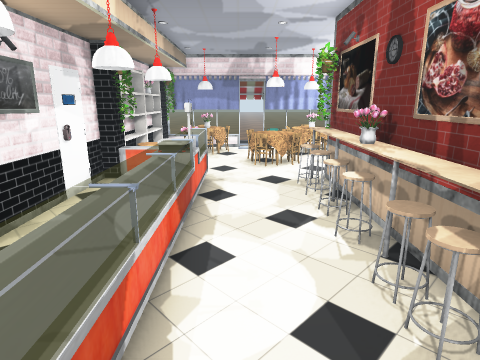
[1] (above)

17 first-person views from a walk through a Unity game level. The camera is 1.5 m above the floor, tilts 14° down and sees 75° across. The floor is counted in squares, 0.5 m on a side. Each view is taken from the middle of a square. On the plan, view 1 faces up. The plan holds only what a view shows up to about 20 squares ahead; the rest is blank. The place goes on beyond the plan. Door leaves are left out, so doorways stand open. Some surface patterns are stand-ins.

[2]
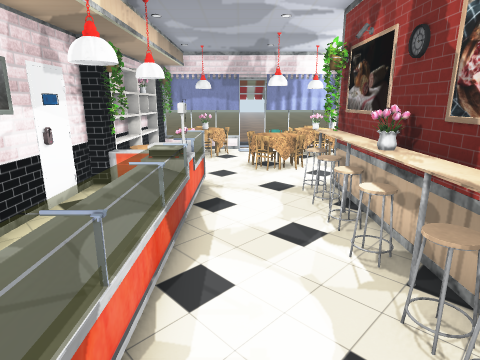

[3]
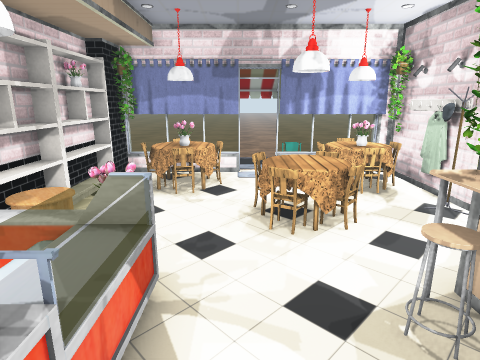

[4]
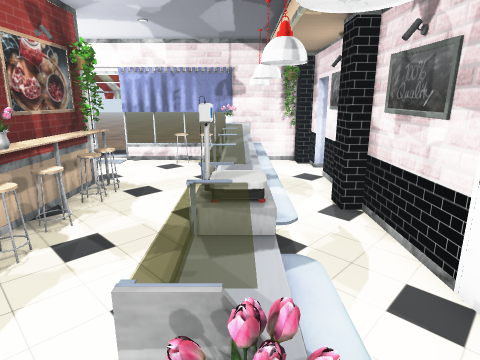

[5]
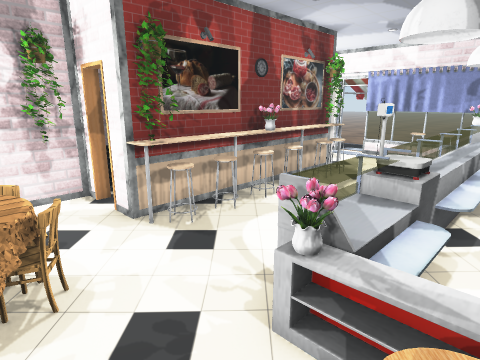

[6]
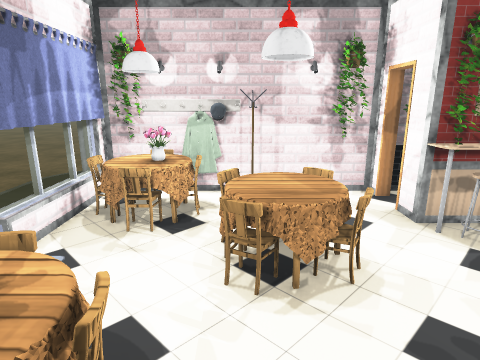

[7]
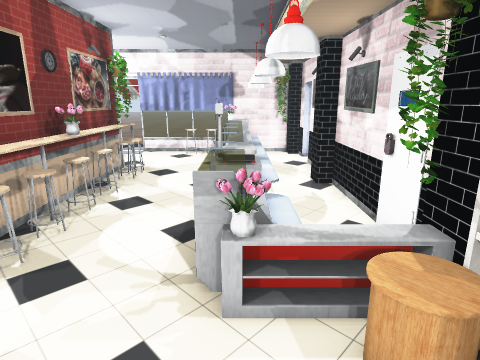

[8]
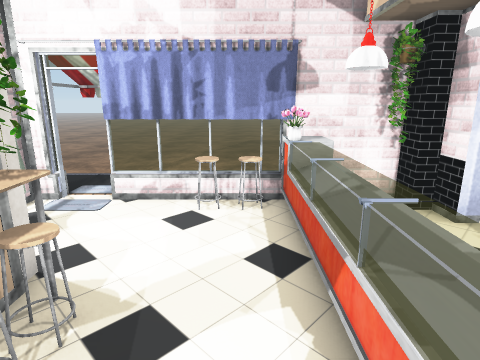

[9]
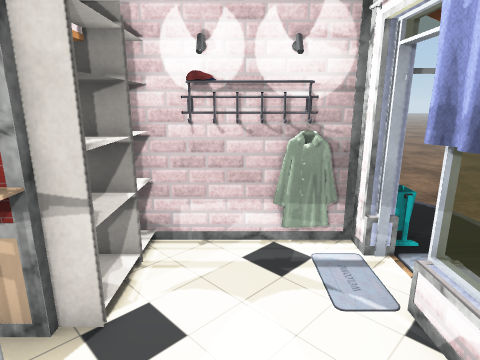

[10]
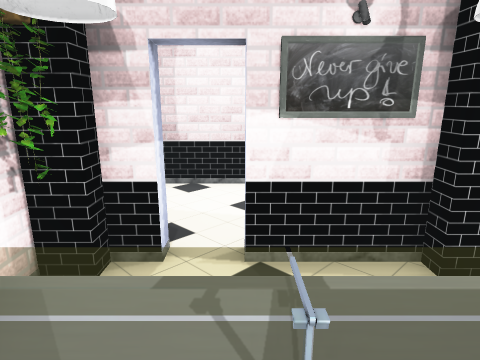

[11]
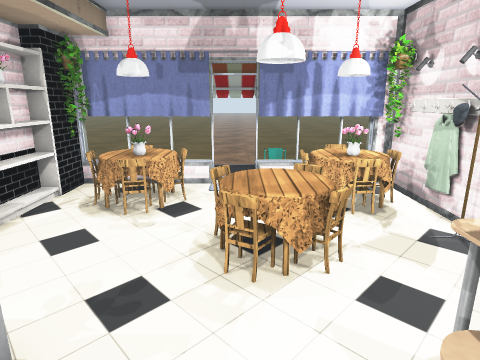

[12]
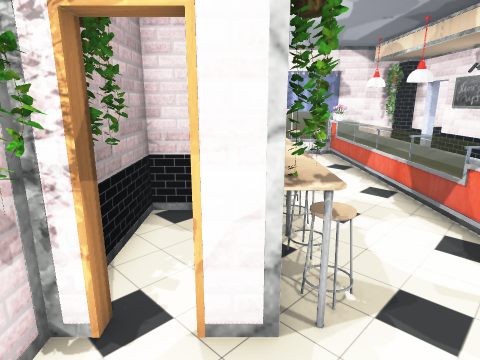

[13]
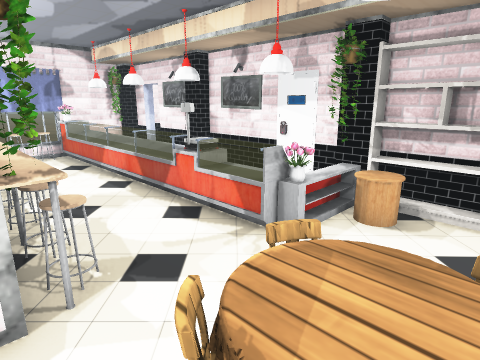

[14]
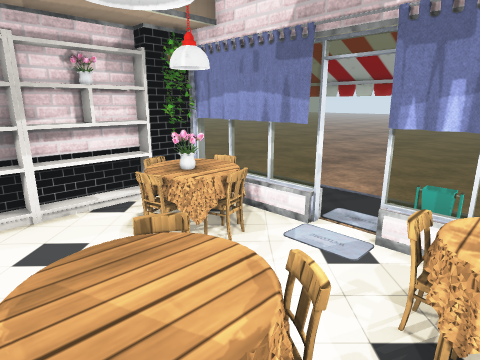

[15]
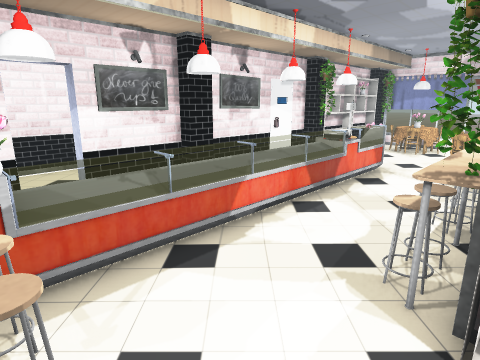

[16]
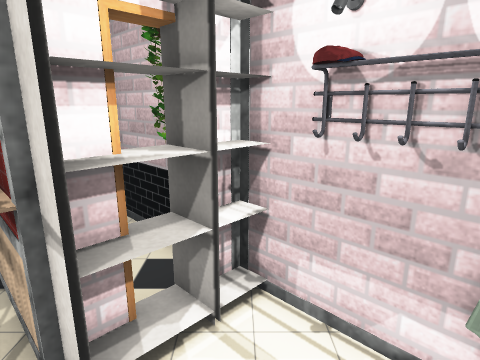

[17]
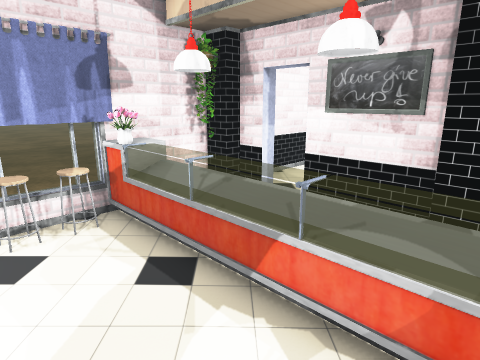

### Floor plan
Key: @ floor where view 1 was taken; # wall or solid block; . main floor; - floor 0.25 m lower than the main floor; / step, stairs or slope; D open door; = window, fence, low wall or low ledge; F flower; T table; C chair; R rack; U cupboard; I fridge; B blackboard; H thing the floor can be seen under or through; A curtain; O other object.
Columns run from 12 left of view 1 to 12 right of it. Each row starts with its distance up from view 1.
 26         -------     -----
 25           #####    /// --
 24            ...     ...
 23            ...##
 22        #====DD====##
 21        #####H HHHH##
 20       ##FTTCOO.CTTF#
 19       #RCCTC...CTTR#
 18       #R..C.....CCO#
 17       #R....CCCC..O#
 16       #R.....TTT..O#
 15       #RT....CTC.. #
 14       #TTT........##
 13       ##FUU....##.##
 12       ##FOOO..=F#DD#
 11       #I.OOO..=F#.##
 10       II.OOO..=O#. #
  9       ##.OOO...O#. #
  8       #B.OOO..=O#. #
  7       #B.OOO..=O####
  6       #..OOO...O#  #
  5       ##.OOO..=O#  #
  4       #B.OOO..=O# ##
  3 #     #B.OOO..=F####
  2 #...  #B.OOO...#####
  1 #........OOO......##
  0 #........OOO@.....##
 -1 #.....#..OOO==....##
 -2 #.....##FOOAA=...OO#
 -3 ###########=====D.##
 -4                 ....

Positions as (right, up) in squares from view 1, and headings:
1: (0, 0), facing up
2: (0, 1), facing up
3: (0, 8), facing up
4: (-2, 14), facing down
5: (-4, 16), facing down-right
6: (-4, 17), facing right
7: (-2, 17), facing down
8: (0, 7), facing down
9: (0, 0), facing right
10: (0, 1), facing left
11: (1, 10), facing up
12: (4, 16), facing down
13: (4, 17), facing down-left
14: (4, 15), facing up-left
15: (4, -2), facing up-left
16: (3, -1), facing up-right
17: (2, 6), facing down-left
